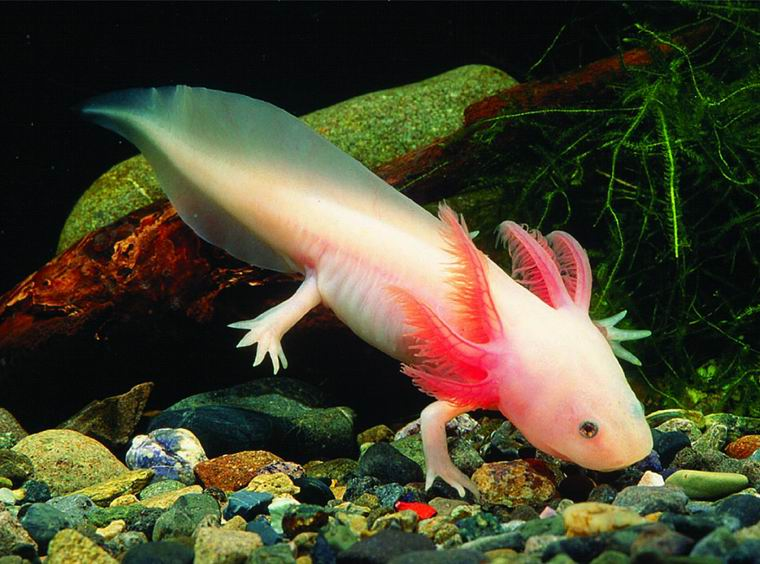
#> input picture Codigo/Resources/Complejas/Axolote.jpeg, 760 x 564 px
$ python Contrast.py
#> lines starting #> are read from the running program, lines starting #| are printed output that depends on the picture
import cv2

# https://stackoverflow.com/questions/39308030/how-do-i-increase-the-contrast-of-an-image-in-python-opencv
def contrast(image,alpha:float=1.5,beta:float=0):
    return cv2.convertScaleAbs(image,alpha=alpha,beta=beta)


def main():
    image = cv2.imread('Resources/Complejas/Axolote.jpeg',cv2.IMREAD_GRAYSCALE)
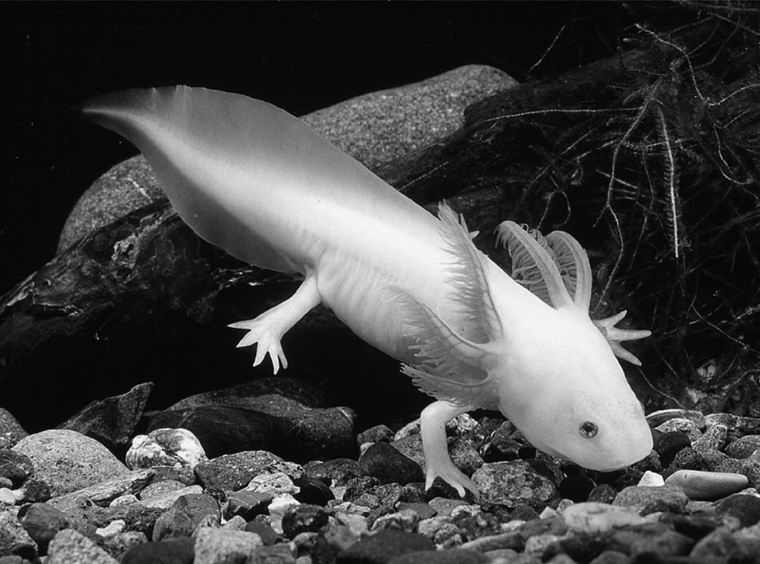
#> image: shape (564, 760); min 0, max 255, mean 68.1
    cv2.imshow('Imagen original',image)

    cv2.imshow('Contraste',contrast(image,alpha=3,beta=1))
#> in contrast, `return cv2.convertScaleAbs(image,alpha=alpha,beta=beta)`:
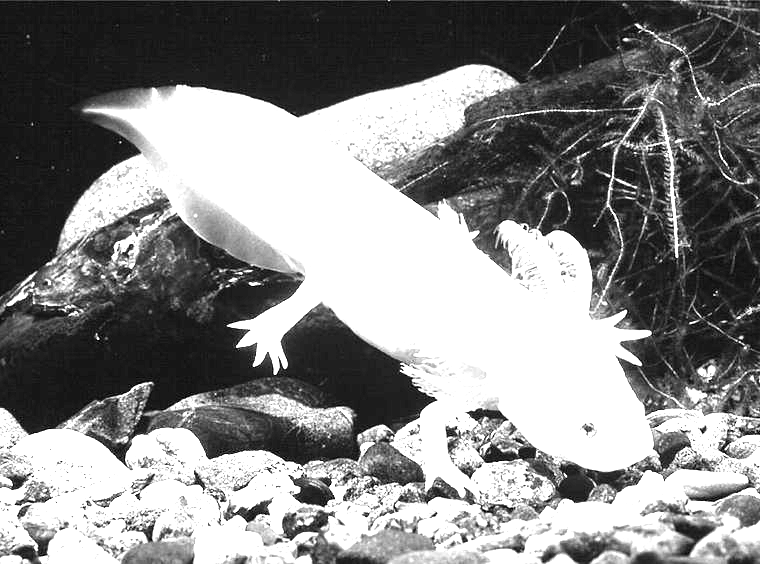
#> returned value: shape (564, 760); min 1, max 255, mean 135.1

    cv2.waitKey(0)
    cv2.destroyAllWindows()

if __name__ == '__main__': main()
